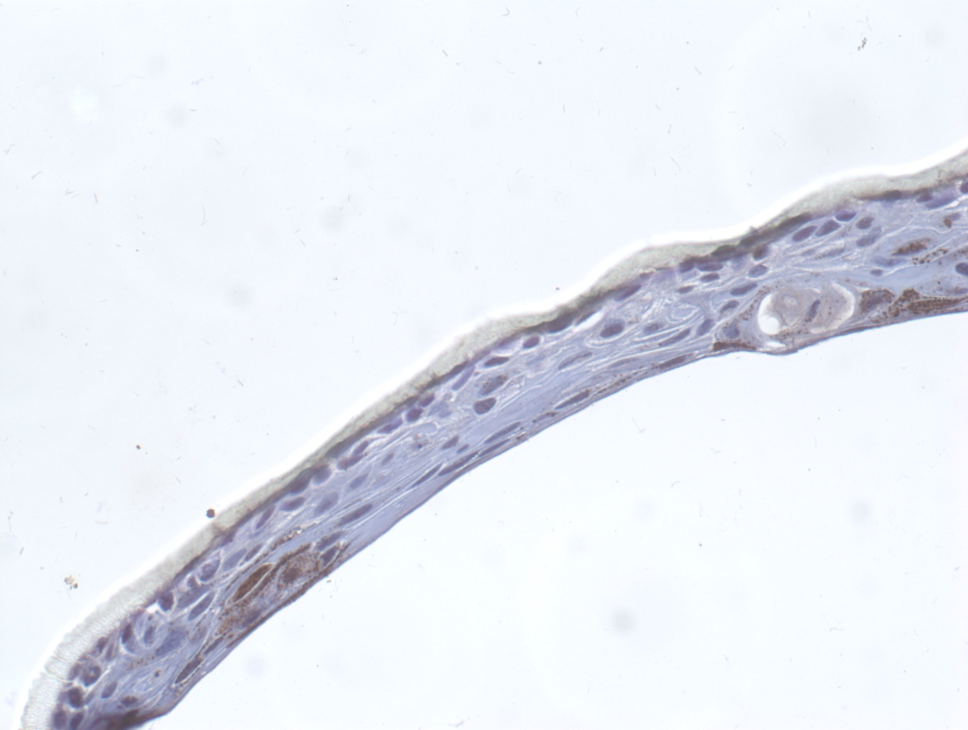
%> input picture TARGET_FLG.jpg, 1936 x 1460 px (shown at 1/2 size)
$ octave main_code.m   (GNU Octave 9; MATLAB toolbox functions it lacks are replaced by stand-ins)
%> lines starting %> are read from the running program, lines starting %| are printed output that depends on the picture
%> the answer given: TARGET_FLG.jpg
%> further down, image is the input picture: size 1460x1936x3 uint8; mean R, G, B 230.9, 234.6, 242.3
### my_norm.m
function [normal_image] = my_norm(image, picture, method)
%> called with picture = 'c', method = 'A'
% Custom function to select color normalization method

% Normalization with different methods (ready-made functions)
%normal_SCD = Norm(image, target, 'SCD');
%normal_SCDLeeds = Norm(image, target, 'SCDLeeds');
%normal_Macenko = Norm(image, target, 'Macenko');

    if picture == 'a'
        % reference image for FLG marker (white background and brown pigment present)
        target = imread('TARGET_FLG.jpg');
    elseif picture == 'b'
        % reference image for marker K10 (white background and brown pigment present)
        target = imread('TARGET_K10.jpg');
    elseif picture == 'c'
        % reference image for Ki67 marker (white background and brown pigment present)
        target = imread('TARGET_Ki67.jpg');
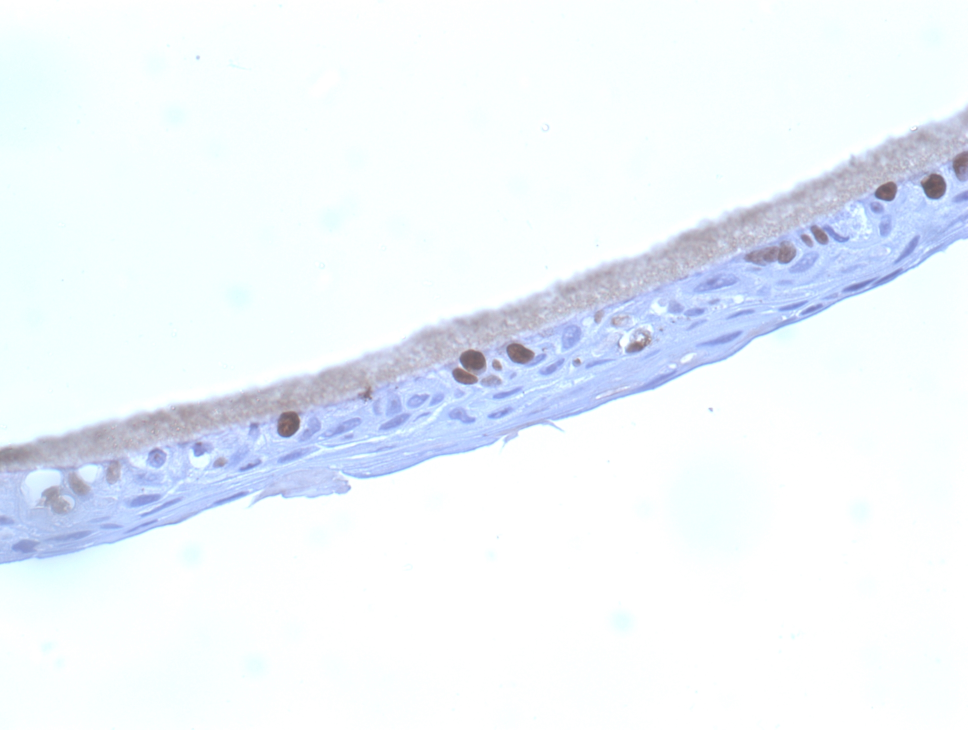
%> input picture TARGET_Ki67.jpg, 1936 x 1460 px (shown at 1/2 size)
%> target is the input picture: size 1460x1936x3 uint8; mean R, G, B 238.3, 244.6, 250.7
    end

    if method == 'A'
        % Reinhard color normalization
        normal_image = Norm(image, target, 'Reinhard');
    elseif method == 'B'
        % RGBHist color normalization
        normal_image = Norm(image, target, 'RGBHist');
    elseif method == 'C'
        % Macenko color normalization
        normal_image = Norm(image, target, 'Macenko');
    end

end

### NormReinhard.m
function [ Norm ] = NormReinhard( Source, Target, verbose )

%%%%%%%%%%%%%%%%%%%%%%%%%%%%%%%%%%%%%%%%%%%%%%%%%%%%%%%%%%%%%%%%%%%%%%%%%%
% NormRienhard: Normalise a Source image with respect to a Target image
% using Reinhard's method.
%
% This routine takes a Source and Target image as input and uses Reinhard's
% method (Reference below) to normalise the stain of Source image
%
%
% Input:
% Source         - RGB Source image.
% Target         - RGB Reference image.
% verbose        - (optional) Display results.
%                  (default 0)
%
%
% Output:
% Norm           - Normalised RGB Source image.
%
%
% References:
% [1] E Reinhard, M Adhikhmin, B Gooch, P Shirley. "Color transfer between
%     images". IEEE Computer Graphics and Applications, vol.21 no.5, pp.
%     34-41, 2001.
%
% Copyright (c) 2013, Adnan Khan
% Department of Computer Science,
% University of Warwick, UK.
%
%%%%%%%%%%%%%%%%%%%%%%%%%%%%%%%%%%%%%%%%%%%%%%%%%%%%%%%%%%%%%%%%%%%%%%%%%%

if ~exist('verbose', 'var') || isempty(verbose)
   verbose = 0;
%else
%    warning('Verbose mode for individual normalisation functions is likely to be removed in a future release. Please use Norm.m for Visualisation.');
end

if ~exist('Source', 'var') || isempty(Source)
   error('Please supply a Source Image.');
end

if ~exist('Target', 'var') || isempty(Target)
   error('Please supply a Target Image.');
end

% RGB to LAB colour space conversion for Source/Ref Image
SourceLab = applycform(im2double(Source), makecform('srgb2lab'));
%> SourceLab: size 1460x1936x3 double; mean of channels 1, 2, 3 92.6, -0.1, -4.3

% Means of Source image channels in Lab Colourspace
ms = mean(reshape(SourceLab, [], 3));
%> ms = [92.62 -0.117 -4.28]

% Standard deviations of Source image channels in Lab Colourspace
stds = std(reshape(SourceLab, [], 3));
%> stds = [11.85 2.08 3.93]


% RGB to LAB colour space conversion for Target Image
TargetLab = applycform(im2double(Target), makecform('srgb2lab'));
%> TargetLab: size 1460x1936x3 double; mean of channels 1, 2, 3 96, -1.2, -3.8

% Means of Target image channels in Lab Colourspace
mt = mean(reshape(TargetLab, [], 3));
%> mt = [96 -1.18 -3.79]

% Standard deviations of Target image channels in Lab Colourspace
stdt = std(reshape(TargetLab, [], 3));
%> stdt = [8.35 2.3 7.58]


% Normalise each channel based on statistics of source and target images
NormLab(:,:,1) = ((SourceLab(:,:,1)-ms(1))*(stdt(1)/stds(1)))+mt(1);
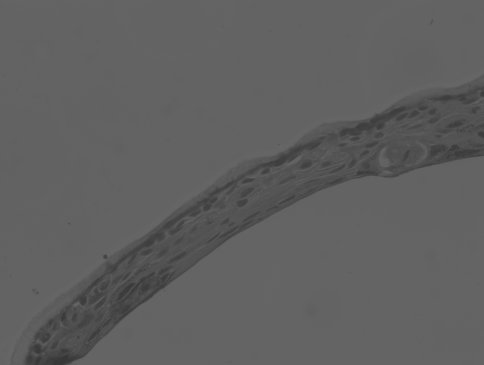
%> NormLab: size 1460x1936 double (shown at 1/4 size); min 53.25, max 101.2, mean 96
NormLab(:,:,2) = ((SourceLab(:,:,2)-ms(2))*(stdt(2)/stds(2)))+mt(2);
NormLab(:,:,3) = ((SourceLab(:,:,3)-ms(3))*(stdt(3)/stds(3)))+mt(3);
%> NormLab: size 1460x1936x3 double; mean of channels 1, 2, 3 96, -1.2, -3.8

% LAB to RGB conversion
Norm = applycform(NormLab, makecform('lab2srgb'));
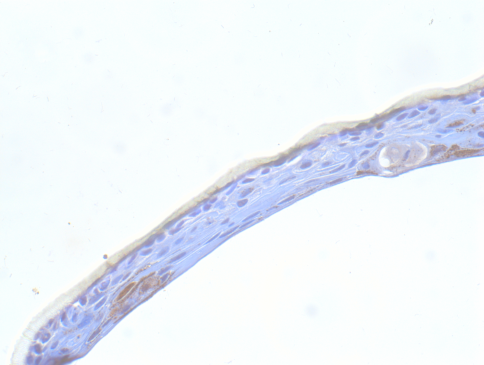
%> Norm: size 1460x1936x3 double (shown at 1/4 size); mean R, G, B 0.934, 0.957, 0.978

% Display results if verbose mode is true
if verbose
    figure;
    subplot(1,3,1); imshow(Source);   title('Source Image');
    subplot(1,3,2); imshow(Target);   title('Target Image');
    subplot(1,3,3); imshow(Norm); title('Normalised (Reinhard)');
end

end

### NormRGBHist.m
function [ Norm ] = NormRGBHist( Source, Target, verbose )

%%%%%%%%%%%%%%%%%%%%%%%%%%%%%%%%%%%%%%%%%%%%%%%%%%%%%%%%%%%%%%%%%%%%%%%%%%
% NormRGBHist: Normalise the RGB histogram of Source Image with respect to
% a Target image using the Histogram Specification Method
%
%
% Input:
% Source         - RGB Source image.
% Target         - RGB Reference image.
% verbose        - (optional) Display Results (including histograms).
%                  (default 0)
%
% Output:
% Norm           - Normalised RGB Source image.
%
%
% References:
% [1] A Jain. Fundamentals of digital image processing. Prentice-Hall, 1989.
%
%
% Copyright (c) 2013, Adnan Khan
% Department of Computer Science,
% University of Warwick, UK.
%
%%%%%%%%%%%%%%%%%%%%%%%%%%%%%%%%%%%%%%%%%%%%%%%%%%%%%%%%%%%%%%%%%%%%%%%%%%

if ~exist('verbose', 'var') || isempty(verbose)
   verbose = 0;
%else
%    warning('Verbose mode for individual normalisation functions is likely to be removed in a future release. Please use Norm.m for Visualisation.');
end

if ~exist('Source', 'var') || isempty(Source)
   error('Please supply a Source Image.');
end

if ~exist('Target', 'var') || isempty(Target)
   error('Please supply a Target Image.');
end

% Separate Source image's color channel
SourceR = Source(:,:,1);
SourceG = Source(:,:,2);
SourceB = Source(:,:,3);

%Separate Target/reference image's color channel

TargetR = Target(:,:,1);
TargetG = Target(:,:,2);
TargetB = Target(:,:,3);
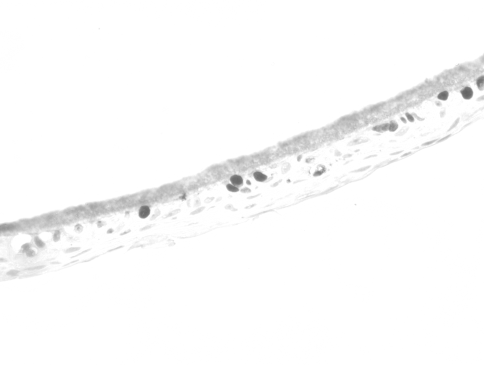
%> TargetB: size 1460x1936 uint8 (shown at 1/4 size); min 95, max 255, mean 250.7

% Compute Target/reference image histograms
HnTargetR = imhist(TargetR)./numel(TargetR);
%> HnTargetR = 256 values, max 0.184 at index 256, min 0 at index 1, mean 0.00391
HnTargetG = imhist(TargetG)./numel(TargetG);
%> HnTargetG = 256 values, max 0.672 at index 256, min 0 at index 1, mean 0.00391
HnTargetB = imhist(TargetB)./numel(TargetB);
%> HnTargetB = 256 values, max 0.776 at index 256, min 0 at index 1, mean 0.00391

% Histogram specification, using Target/reference image's histogram
NormR = histeq(SourceR,HnTargetR);
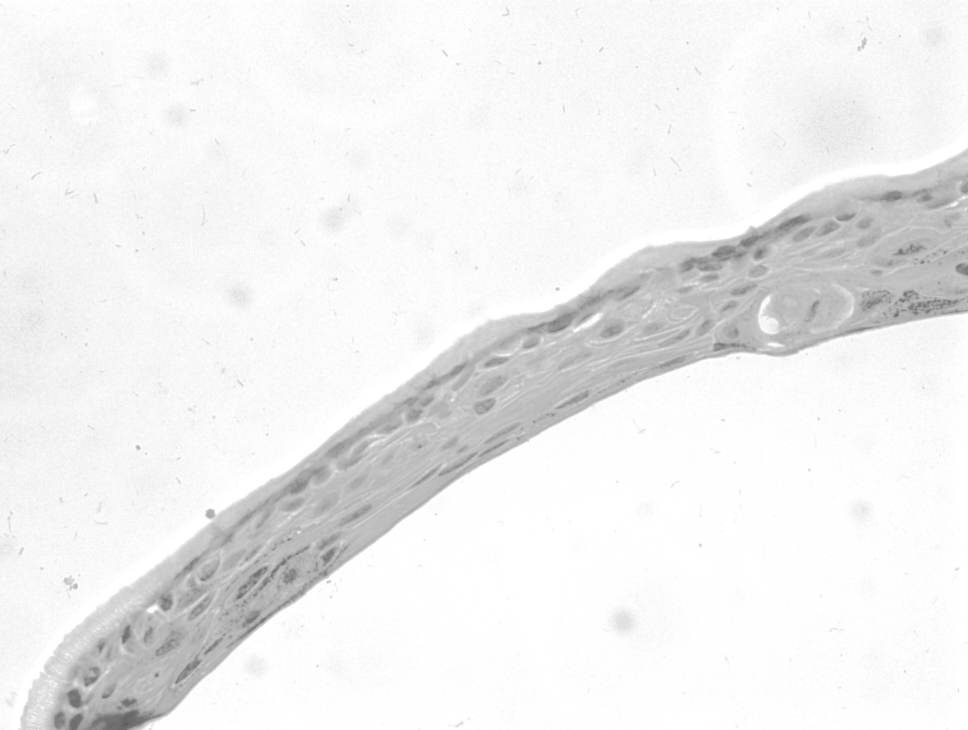
%> NormR: size 1460x1936 uint8 (shown at 1/2 size); min 0, max 255, mean 238.4
NormG = histeq(SourceG,HnTargetG);
NormB = histeq(SourceB,HnTargetB);
%> (the rest of the program and of its run is left out)
